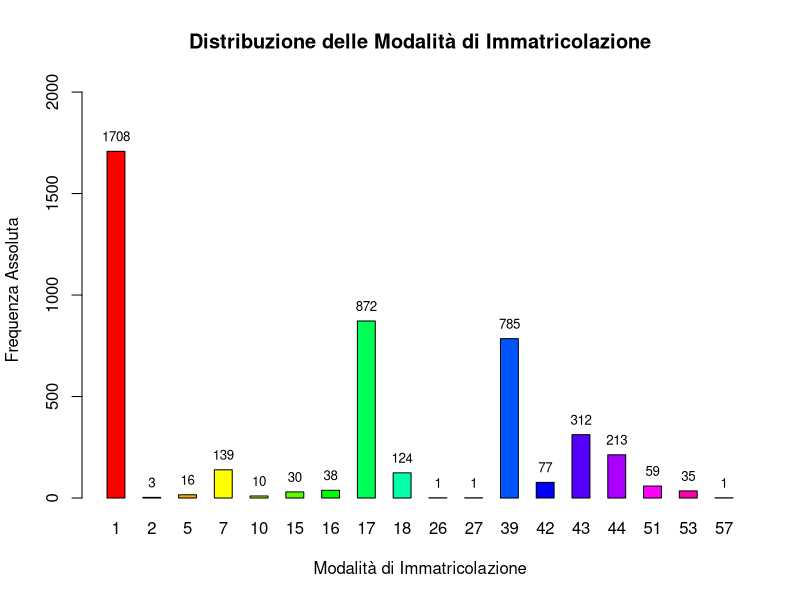
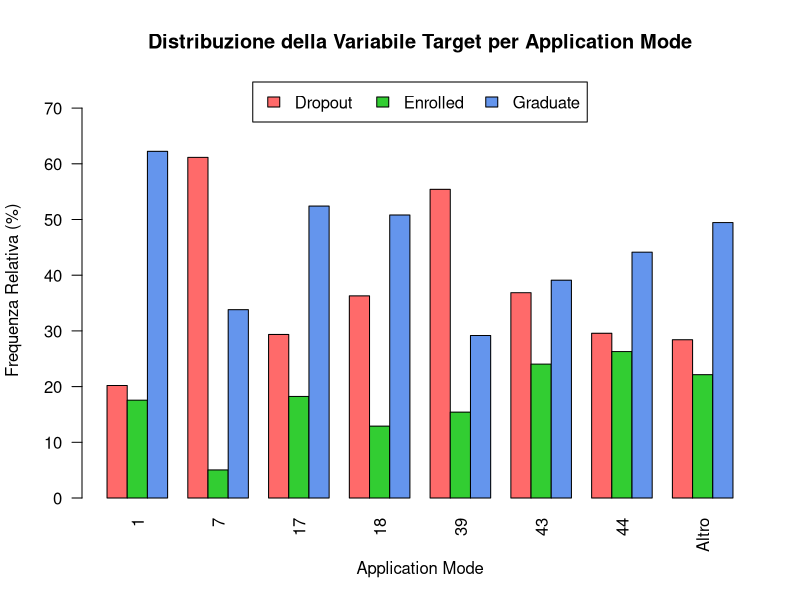
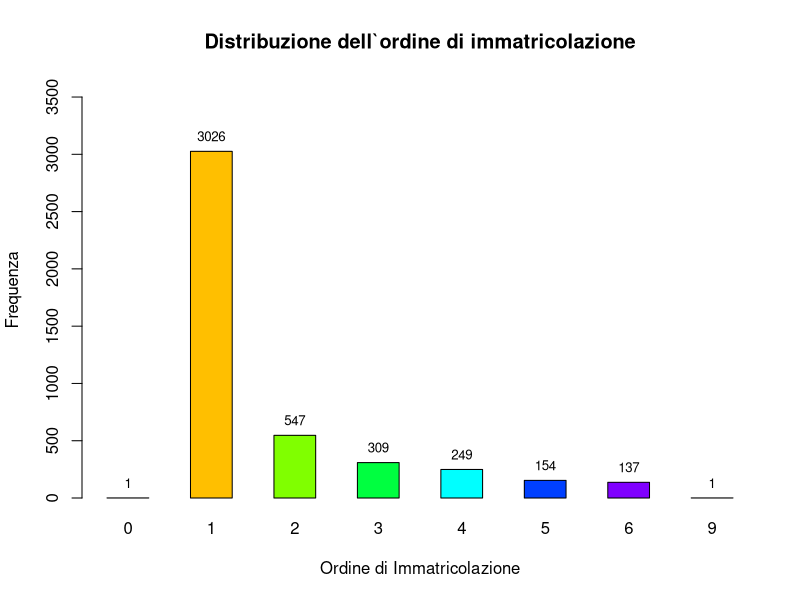
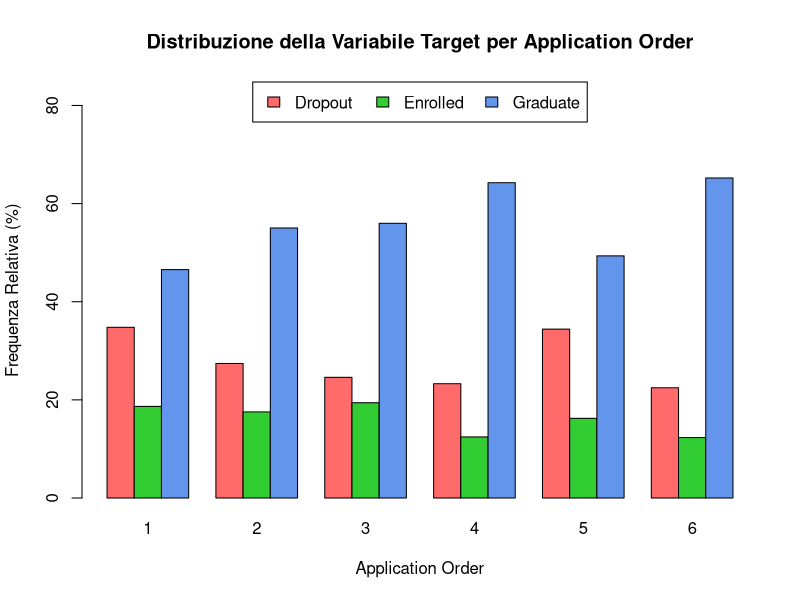
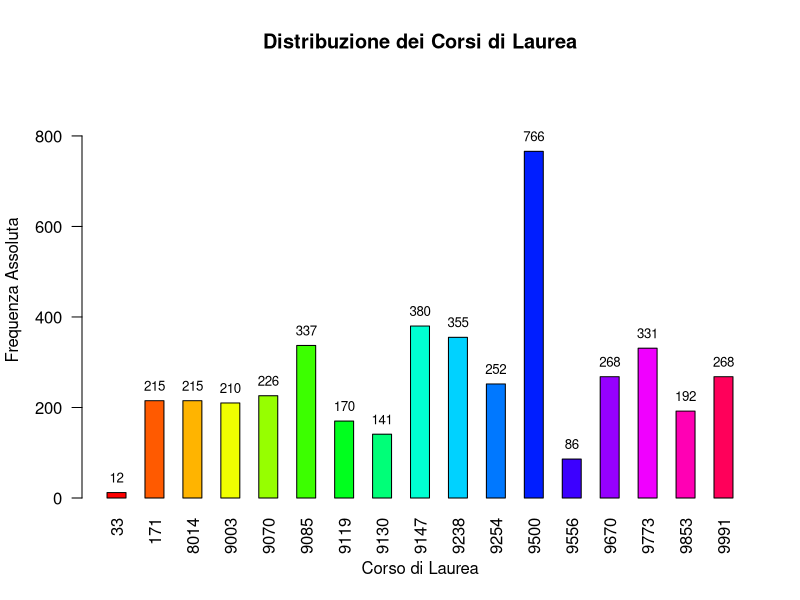
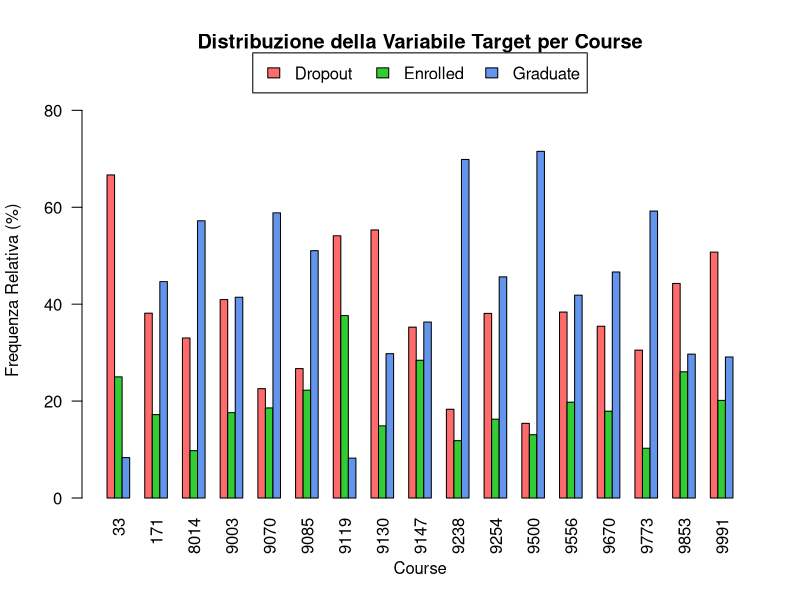
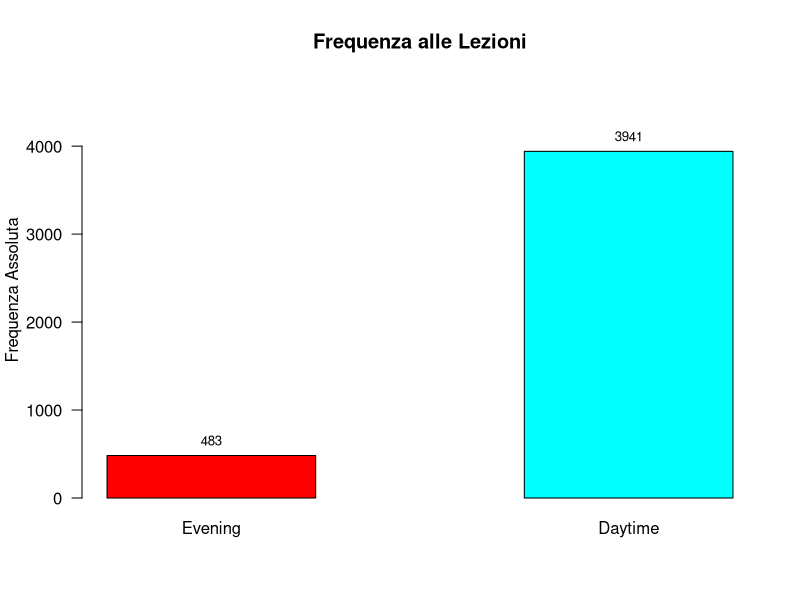
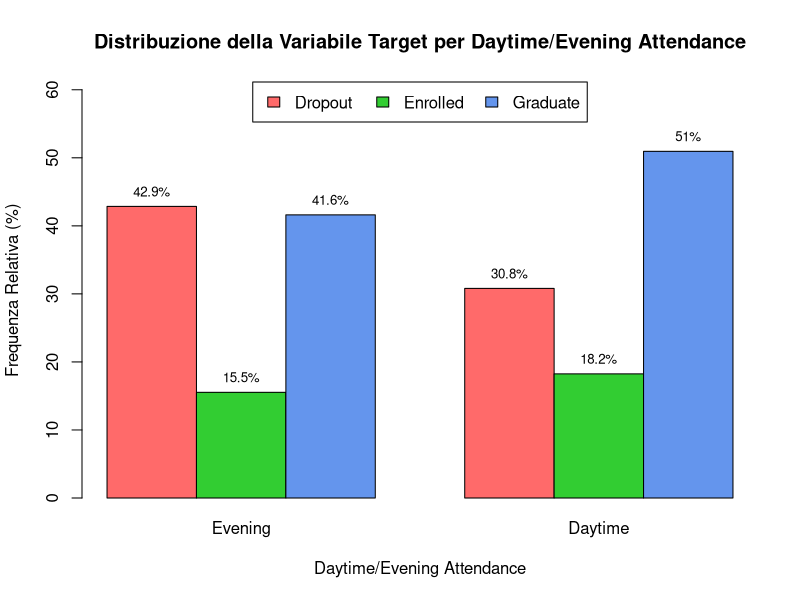

Generate these figures, in order, with R:
## ---- chunk 1
# Caricamento Librerie
library(ggplot2)
library(dplyr)
library(here)
## ---- chunk 2
if(file.exists(here("dataset/dataMod.csv"))){
  data <- read.csv(here("dataset/dataMod.csv"), sep = ",", header = TRUE, check.names = FALSE)
  
  # Visualizza le prime righe
  head(data)
  
} else{
  print("Il dataset non è stato trovato nella directory")
}

## ---- chunk 3
# Calcola la frequenza massima
freq <- table(data$`Application_mode`)
max_freq <- max(freq)

# Crea il BarPlot
bp <- barplot(freq, main = "Distribuzione delle Modalità di Immatricolazione", 
              xlab = "Modalità di Immatricolazione", 
              ylab = "Frequenza Assoluta",
              ylim = c(0, max_freq * 1.2),
              col = rainbow(length(freq)),
              space = 1)

text(x = bp, y = freq, labels = freq, pos = 3, cex = 0.8, col = "black")


## ---- chunk 4
# Calcola la frequenza relativa
freq_table <- prop.table(table(data$Application_mode)) * 100

# Sostituisci le categorie a bassa frequenza con "Altro"
low_freq_categories <- names(freq_table[freq_table < 2])

data$Application_mode_grouped <- ifelse(data$Application_mode %in% low_freq_categories, 
                                        "Altro", 
                                        as.character(data$Application_mode))

# Ordinamento Categorie
numeric_categories <- sort(as.numeric(setdiff(unique(data$Application_mode_grouped), "Altro")))
data$Application_mode_grouped <- factor(data$Application_mode_grouped, 
                                        levels = c(as.character(numeric_categories), "Altro"))

# Tabella di contingenza
target_application_table <- table(data$Target, data$Application_mode_grouped)


target_application_relative <- prop.table(target_application_table, margin = 2) * 100
max_percent <- max(target_application_relative)

# Crea il barplot con barre affiancate per ciascun gruppo
bp_relative <- barplot(target_application_relative, 
                       beside = TRUE, 
                       main = "Distribuzione della Variabile Target per Application Mode",
                       xlab = "Application Mode", 
                       ylab = "Frequenza Relativa (%)", 
                       col = c("#FF6A6A", "#32CD32", "#6495ED"), 
                       ylim = c(0, max_percent * 1.2),
                       las = 2)

# Aggiungi la legenda
legend("top", inset = c(0, 0), 
       legend = rownames(target_application_relative), 
       fill = c("#FF6A6A", "#32CD32", "#6495ED"), 
       xpd = TRUE, horiz = TRUE)

## ---- chunk 5
# Calcola la frequenza massima
freq <- table(data$`Application_order`)
max_freq <- max(freq)

# Crea il BarPlot
bp <- barplot(freq, main = "Distribuzione dell`ordine di immatricolazione", 
              xlab = "Ordine di Immatricolazione", 
              ylab = "Frequenza",
              ylim = c(0, max_freq * 1.2),
              col = rainbow(length(freq)),
              space = 1)

# Aggiungi le frequenze
text(x = bp, y = freq, labels = freq, pos = 3, cex = 0.8, col = "black")
## ---- chunk 6
# Estrai le righe in cui Application Order è uguale a 0 o 9
righe_anomale <- data[data$`Application_order` %in% c(0, 9), ]

print(righe_anomale)
## ---- chunk 7
data$Application_order[data$Application_order == 0] <- 1
data$Application_order[data$Application_order == 9] <- 6

# Tabella di contingenza
target_order_table <- table(data$Target, data$Application_order)

# Calcola la frequenza relativa in percentuale
target_order_relative <- prop.table(target_order_table, margin = 2) * 100
max_percent <- max(target_order_relative)

# Crea il barplot con barre affiancate per ciascun gruppo
bp_relative <- barplot(target_order_relative, 
                       beside = TRUE, 
                       main = "Distribuzione della Variabile Target per Application Order",
                       xlab = "Application Order", 
                       ylab = "Frequenza Relativa (%)", 
                       col = c("#FF6A6A", "#32CD32", "#6495ED"), # Colori per i gruppi
                       ylim = c(0, max_percent * 1.3))

# Aggiungi la legenda
legend("top", inset = c(0, 0), 
       legend = rownames(target_order_relative), 
       fill = c("#FF6A6A", "#32CD32", "#6495ED"), 
       xpd = TRUE, horiz = TRUE)


## ---- chunk 8
# Distribuzione dei Corsi di Laurea
freq <- table(data$`Course`)
max_freq <- max(freq)
bp <- barplot(freq, main = "Distribuzione dei Corsi di Laurea", 
              xlab = "Corso di Laurea", 
              ylab = "Frequenza Assoluta",
              ylim = c(0, max_freq * 1.2),
              col = rainbow(length(freq)),
              space = 1,
              las = 2)

text(x = bp, y = freq, labels = freq, pos = 3, cex = 0.8, col = "black")
## ---- chunk 9
# Tabella di contingenza
target_course_table <- table(data$Target, data$Course)

# Calcola la frequenza relativa in percentuale
target_course_relative <- prop.table(target_course_table, margin = 2) * 100
max_percent <- max(target_course_relative)

# Crea il barplot con barre affiancate per ciascun gruppo
bp_relative <- barplot(target_course_relative, 
                       beside = TRUE, 
                       main = "Distribuzione della Variabile Target per Course",
                       xlab = "Course", 
                       ylab = "Frequenza Relativa (%)", 
                       col = c("#FF6A6A", "#32CD32", "#6495ED"), # Colori per i gruppi
                       ylim = c(0, max_percent * 1.2),
                       las = 2,
                       space = c(0, 2))

# Aggiungi la legenda
legend("top", inset = c(0, -0.07), 
       legend = rownames(target_course_relative), 
       fill = c("#FF6A6A", "#32CD32", "#6495ED"), 
       xpd = TRUE, horiz = TRUE)

## ---- chunk 10
# Label
data$`Daytime/evening_attendance` <- factor(data$`Daytime/evening_attendance`, levels = c(0, 1), labels = c("Evening", "Daytime"))

# Calcola la frequenza assoluta
freq <- table(data$`Daytime/evening_attendance`)
max_freq <- max(freq)

# Crea il barplot per le frequenze assolute
bp <- barplot(freq, 
              main = "Frequenza alle Lezioni", 
              ylab = "Frequenza Assoluta",
              ylim = c(0, max_freq * 1.2),
              col = rainbow(length(freq)),
              space = 1,
              las = 1)

text(x = bp, y = freq, labels = freq, pos = 3, cex = 0.8, col = "black")
## ---- chunk 11

# Tabella di contingenza
target_attendance_table <- table(data$Target, data$`Daytime/evening_attendance`)

# Calcola la frequenza relativa in percentuale
target_attendance_relative <- prop.table(target_attendance_table, margin = 2) * 100
max_percent <- max(target_attendance_relative)

# Crea il barplot con barre affiancate per ciascun gruppo
bp_relative <- barplot(target_attendance_relative, 
                       beside = TRUE, 
                       main = "Distribuzione della Variabile Target per Daytime/Evening Attendance",
                       xlab = "Daytime/Evening Attendance", 
                       ylab = "Frequenza Relativa (%)", 
                       col = c("#FF6A6A", "#32CD32", "#6495ED"),
                       ylim = c(0, max_percent * 1.2))

# Aggiungi la legenda 
legend("top", inset = c(0, 0), 
       legend = c("Dropout", "Enrolled", "Graduate"), 
       fill = c("#FF6A6A", "#32CD32", "#6495ED"), 
       xpd = TRUE, horiz = TRUE)

# Aggiungi i valori percentuali 
for (i in seq_len(ncol(target_attendance_relative))) {
  text(x = bp_relative[, i], 
       y = target_attendance_relative[, i], 
       labels = paste0(round(target_attendance_relative[, i], 1), "%"), 
       pos = 3, cex = 0.8, col = "black")
}


## ---- chunk 12
# Label
data$International <- factor(data$International, levels = c(0, 1), labels = c("Non Erasmus", "Erasmus"))

# Calcola la frequenza assoluta
freq <- table(data$International)
max_freq <- max(freq)

# Crea il barplot per le frequenze assolute
bp <- barplot(freq, 
              main = "Distribuzione Studenti Erasmus", 
              ylab = "Frequenza Assoluta",
              ylim = c(0, max_freq * 1.2),
              col = rainbow(length(freq)),
              space = 1,
              las = 1)

# Aggiungi i valori delle frequenze
text(x = bp, y = freq, labels = freq, pos = 3, cex = 0.8, col = "black")
## ---- chunk 13
# Tabella di contingenza
target_international_table <- table(data$Target, data$International)

# Calcola la frequenza relativa in percentuale
target_international_relative <- prop.table(target_international_table, margin = 2) * 100
max_percent <- max(target_international_relative)

# Crea il barplot con barre affiancate per ciascun gruppo
bp_relative <- barplot(target_international_relative, 
                       beside = TRUE, 
                       main = "Distribuzione della Variabile Target per Erasmus",
                       xlab = "Erasmus", 
                       ylab = "Frequenza Relativa (%)", 
                       col = c("#FF6A6A", "#32CD32", "#6495ED"),
                       ylim = c(0, max_percent * 1.5))

# Aggiungi la legenda
legend("top", inset = c(0, 0), 
       legend = c("Dropout", "Enrolled", "Graduate"), 
       fill = c("#FF6A6A", "#32CD32", "#6495ED"), 
       xpd = TRUE, horiz = TRUE)

# Aggiungi i valori percentuali
for (i in seq_len(ncol(target_international_relative))) {
  text(x = bp_relative[, i], 
       y = target_international_relative[, i], 
       labels = paste0(round(target_international_relative[, i], 1), "%"), 
       pos = 3, cex = 0.8, col = "black")
}
## ---- chunk 14
data$`Displaced` <- factor(data$`Displaced`, levels = c(0, 1), labels = c("In Sede", "Fuorisede"))

# Calcola la distribuzione congiunta
target_displaced_table <- table(data$Target, data$Displaced)

# Calcola la frequenza assoluta
displaced_totals <- colSums(target_displaced_table)

# Crea il grafico a barre stacked
bp <- barplot(target_displaced_table, main = "Distribuzione Studenti Fuorisede",
        ylab = "Frequenza Assoluta",
        xlab = "Studenti",
        col = c("#FF6A6A", "#32CD32", "#6495ED"),
        width = 0.7,
        ylim = c(0, max(displaced_totals) * 1.4))

# Aggiungi legenda
legend("top", inset = c(0, -0.05), 
       legend = c("Dropout", "Enrolled", "Graduate"), 
       fill = c("#FF6A6A", "#32CD32", "#6495ED"), 
       xpd = TRUE, horiz = TRUE)

# Aggiungi le frequenze assolute
text(x = bp, y = displaced_totals, labels = displaced_totals, pos = 3, cex = 1, col = "black")

# Aggiungi le percentuali
for (i in 1:ncol(target_displaced_table)) {
  cumulative_values <- cumsum(target_displaced_table[, i])
  
  percentages <- round(target_displaced_table[, i] / displaced_totals[i] * 100, 1)
  
  text(x = bp[i], y = cumulative_values - target_displaced_table[, i] / 2,
       labels = paste0(percentages, "%"), cex = 0.9, col = "white", font=2)
}
## ---- chunk 15
# Label
data$Educational_special_needs <- factor(data$Educational_special_needs, levels = c(0, 1), labels = c("No", "Si"))

# Calcola la frequenza assoluta
freq <- table(data$Educational_special_needs)
max_freq <- max(freq)

# Crea il barplot per le frequenze assolute
bp <- barplot(freq, 
              main = "Distribuzione Studenti con Bisogni Educativi Speciali (BES)", 
              ylab = "Frequenza Assoluta",
              xlab = "Studenti BES",
              ylim = c(0, max_freq * 1.2),
              col = rainbow(length(freq)),
              space = 1,
              las = 1)

text(x = bp, y = freq, labels = freq, pos = 3, cex = 0.8, col = "black")
## ---- chunk 16
# Tabella di contingenza
target_bse_table <- table(data$Target, data$`Educational_special_needs`)

# Calcola la frequenza relativa
target_bse_relative <- prop.table(target_bse_table, margin = 2) * 100
max_percent <- max(target_bse_relative)

# Crea il barplot con barre affiancate per ciascun gruppo
bp_relative <- barplot(target_bse_relative, 
                       beside = TRUE, 
                       main = "Distribuzione della Variabile Target per Studenti BES",
                       xlab = "Studenti BES", 
                       ylab = "Frequenza Relativa (%)", 
                       col = c("#FF6A6A", "#32CD32", "#6495ED"),
                       ylim = c(0, max_percent * 1.4))

# Aggiungi la legenda
legend("top", inset = c(0, -0.05), 
       legend = c("Dropout", "Enrolled", "Graduate"), 
       fill = c("#FF6A6A", "#32CD32", "#6495ED"), 
       xpd = TRUE, horiz = TRUE)

# Aggiungi i valori percentuali
for (i in seq_len(ncol(target_bse_relative))) {
  text(x = bp_relative[, i], 
       y = target_bse_relative[, i], 
       labels = paste0(round(target_bse_relative[, i], 1), "%"), 
       pos = 3, cex = 0.8, col = "black")
}
## ---- chunk 17
# Calcola la frequenza massima
freq <- table(data$`Previous_qualification`)
max_freq <- max(freq)

# Crea il BarPlot con le nuove etichette
bp <- barplot(freq, main = "Distribuzione della Qualifica Precedente", 
              xlab = "Tipologia di Qualifica", 
              ylab = "Frequenza Assoluta",
              ylim = c(0, max_freq * 1.2),
              col = rainbow(length(freq)),
              space = 1)

text(x = bp, y = freq, labels = freq, pos = 3, cex = 0.8, col = "black")


## ---- chunk 18
# Calcola la frequenza relativa
freq_table <- prop.table(table(data$Previous_qualification)) * 100

# Sostituisci le categorie a bassa frequenza con "Altro"
low_freq_categories <- names(freq_table[freq_table < 2])

data$Previous_qualification_grouped <- ifelse(data$Previous_qualification %in% low_freq_categories, 
                                        "Altro", 
                                        as.character(data$Previous_qualification))

# Ordina Categorie
numeric_categories <- sort(as.numeric(setdiff(unique(data$Previous_qualification_grouped), "Altro")))

data$Previous_qualification_grouped <- factor(data$Previous_qualification_grouped, 
                                        levels = c(as.character(numeric_categories), "Altro"))

# Tabella di contingenza
target_qualification_table <- table(data$Target, data$Previous_qualification_grouped)

# Calcola la frequenza relativa
target_qualification_relative <- prop.table(target_qualification_table, margin = 2) * 100
max_percent <- max(target_qualification_relative)

# Crea il barplot con barre affiancate per ciascun gruppo
bp_relative <- barplot(target_qualification_relative, 
                       beside = TRUE, 
                       main = "Distribuzione della Variabile Target per Qualifica Precedente",
                       xlab = "Qualifica Precedente", 
                       ylab = "Frequenza Relativa (%)", 
                       col = c("#FF6A6A", "#32CD32", "#6495ED"), 
                       ylim = c(0, max_percent * 1.3),
                       las = 1)

# Aggiungi la legenda
legend("top", inset = c(0, -0.07), 
       legend = rownames(target_qualification_relative), 
       fill = c("#FF6A6A", "#32CD32", "#6495ED"), 
       xpd = TRUE, horiz = TRUE)

# Aggiungi i valori percentuali
for (i in seq_len(ncol(target_qualification_relative))) {
  text(x = bp_relative[, i], 
       y = target_qualification_relative[, i], 
       labels = paste0(round(target_qualification_relative[, i], 1), "%"), 
       pos = 3, cex = 0.7, col = "black")
}

## ---- chunk 19
# Calcola gli indici di sintesi
summary_stats <- list(
  Media = mean(data$`Previous_qualification_(grade)`, na.rm = TRUE),
  Mediana = median(data$`Previous_qualification_(grade)`, na.rm = TRUE),
  Moda = as.numeric(names(sort(table(data$`Previous_qualification_(grade)`), decreasing = TRUE)[1])),
  Varianza = var(data$`Previous_qualification_(grade)`, na.rm = TRUE),
  Deviazione_Standard = sd(data$`Previous_qualification_(grade)`, na.rm = TRUE),
  Coefficiente_Variabilità = sd(data$`Previous_qualification_(grade)`, na.rm = TRUE) / mean(data$`Previous_qualification_(grade)`, na.rm = TRUE) * 100,
  Quantile_1 = quantile(data$`Previous_qualification_(grade)`, 0.25, na.rm = TRUE),
  Quantile_3 = quantile(data$`Previous_qualification_(grade)`, 0.75, na.rm = TRUE),
  Minimo = min(data$`Previous_qualification_(grade)`, na.rm = TRUE),
  Massimo = max(data$`Previous_qualification_(grade)`, na.rm = TRUE),
  Range = max(data$`Previous_qualification_(grade)`, na.rm = TRUE) - min(data$`Previous_qualification_(grade)`, na.rm = TRUE),
  IQR = IQR(data$`Previous_qualification_(grade)`, na.rm = TRUE)
)

summary_stats
## ---- chunk 20
hist(data$`Previous_qualification_(grade)`, 
     breaks = seq(0, 200, by = 4),
     main = "Distribuzione Voti della Qualifica Precedente", 
     xlab = "Voti",
     xlim = c(80, 200),
     ylab = "Frequenza", 
     col = "lightblue",
     border = "black")               

# Aggiungere griglia
grid()

## ---- chunk 21
# BoxPlot Voti Qualifica Precedente
ggplot(data, aes(x=`Previous_qualification_(grade)`, y = "")) +
  geom_boxplot(fill = "lightblue", color = "darkblue", width=0.3) +
  labs(title = "Boxplot Voti Qualifica Precedente",
       x = "Voto") +
  theme_minimal() +
  stat_boxplot(geom = "errorbar",
               width = 0.15) +
  theme(axis.title.y = element_blank(),
        axis.text.y = element_blank(),   
        axis.ticks.y = element_blank(),
        plot.title = element_text(hjust = 0.5)) 

## ---- chunk 22
# Calcolo dei quartili e dei limiti
outliers <- data %>%
  summarise(
    Q1 = quantile(`Previous_qualification_(grade)`, 0.25, na.rm = TRUE),
    Q3 = quantile(`Previous_qualification_(grade)`, 0.75, na.rm = TRUE),
    IQR = IQR(`Previous_qualification_(grade)`, na.rm = TRUE)
  ) %>%
  mutate(
    Lower_Bound = Q1 - 1.5 * IQR,
    Upper_Bound = Q3 + 1.5 * IQR
  )

# Identificazione degli outlier
outliers_table <- data %>%
  filter(`Previous_qualification_(grade)` < outliers$Lower_Bound |
           `Previous_qualification_(grade)` > outliers$Upper_Bound)
print(outliers_table)

## ---- chunk 23
# BoxPlot per voti qualifica precedente suddivisi per Target
ggplot(data, aes(x = Target, y = `Previous_qualification_(grade)`, fill = Target)) +
  geom_boxplot(notch = FALSE,
               outlier.color = "darkblue",
               outlier.shape = 1,
               width = 0.6) +
  stat_boxplot(geom = "errorbar",
               width = 0.2,
               color = "black") +
  labs(title = "Boxplot: Voti Qualifica Precedente per Categorie Target",
       x = "Successo Accademico (Target)",
       y = "Voto Qualifica Precedente") +
  theme_minimal() +
  theme(plot.title = element_text(hjust = 0.5),
        legend.position = "none")

## ---- chunk 24
# Calcola gli indici di sintesi
summary_stats <- list(
  Media = mean(data$Admission_grade, na.rm = TRUE),
  Mediana = median(data$Admission_grade, na.rm = TRUE),
  Moda = as.numeric(names(sort(table(data$Admission_grade), decreasing = TRUE)[1])),
  Varianza = var(data$Admission_grade, na.rm = TRUE),
  Deviazione_Standard = sd(data$Admission_grade, na.rm = TRUE),
  Coefficiente_Variabilità = sd(data$Admission_grade, na.rm = TRUE) / mean(data$Admission_grade, na.rm = TRUE) * 100,
  Quantile_1 = quantile(data$Admission_grade, 0.25, na.rm = TRUE),
  Quantile_3 = quantile(data$Admission_grade, 0.75, na.rm = TRUE),
  Minimo = min(data$Admission_grade, na.rm = TRUE),
  Massimo = max(data$Admission_grade, na.rm = TRUE),
  Range = max(data$Admission_grade, na.rm = TRUE) - min(data$Admission_grade, na.rm = TRUE),
  IQR = IQR(data$Admission_grade, na.rm = TRUE)
)

summary_stats
## ---- chunk 25
hist(data$Admission_grade, 
     breaks = seq(0, 200, by = 4),
     main = "Distribuzione Voti di Ammissione", 
     xlab = "Voti",
     xlim = c(80, 200),
     ylab = "Frequenza", 
     col = "lightblue",
     border = "black")               

# Aggiungere griglia
grid()

## ---- chunk 26
# BoxPlot Voti di Ammissione
ggplot(data, aes(x=Admission_grade, y = "")) +
  geom_boxplot(fill = "lightblue", color = "darkblue", width=0.3) +
  labs(title = "Boxplot Voti di Ammissione",
       x = "Voto") +
  theme_minimal() +
  stat_boxplot(geom = "errorbar",
               width = 0.15) +
  theme(axis.title.y = element_blank(),
        axis.text.y = element_blank(),   
        axis.ticks.y = element_blank(),
        plot.title = element_text(hjust = 0.5)) 

## ---- chunk 27
# Calcolo dei limiti come scalari
outliers <- data %>%
  summarise(
    Q1 = quantile(`Admission_grade`, 0.25, na.rm = TRUE),
    Q3 = quantile(`Admission_grade`, 0.75, na.rm = TRUE),
    IQR = IQR(`Admission_grade`, na.rm = TRUE)
  ) %>%
  mutate(
    Lower_Bound = Q1 - 1.5 * IQR,
    Upper_Bound = Q3 + 1.5 * IQR
  )
lower_bound <- outliers$Lower_Bound
upper_bound <- outliers$Upper_Bound

# Identificazione degli outlier
outliers_table <- data %>%
  filter(`Admission_grade` < lower_bound |
           `Admission_grade` > upper_bound)

print(outliers_table)

## ---- chunk 28
# BoxPlot con error bar per i voti di ammissione suddivisi per Target
ggplot(data, aes(x = Target, y = Admission_grade, fill = Target)) +
  geom_boxplot(notch = FALSE,
               outlier.color = "darkblue",
               outlier.shape = 1,
               width = 0.6) +
  stat_boxplot(geom = "errorbar",
               width = 0.2,
               color = "black") +
  labs(title = "Boxplot con Error Bar: Voti di Ammissione per Successo Accademico",
       x = "Successo Accademico (Target)",
       y = "Voto di Ammissione") +
  theme_minimal() +
  theme(plot.title = element_text(hjust = 0.5),
        legend.position = "none")

